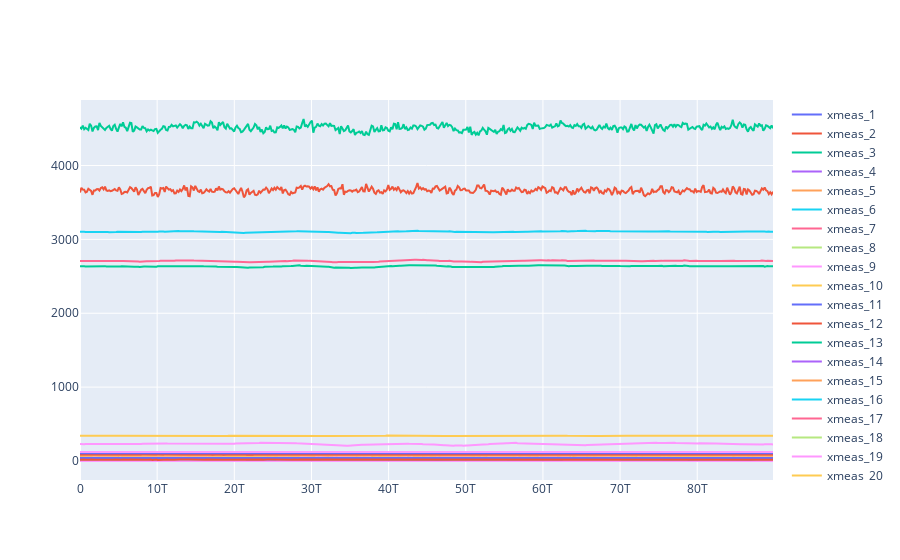

This figure's notebook cell:
### Code cell
fig = go.Figure([
    go.Scatter(x=normal_sim.index, y=normal_sim[col], name=col) for col in normal_sim.columns
])
fig.show()

### Figure 1 — Plotly figure (JSON) as saved in the notebook; plotly's stock layout.template omitted (floating-point values rounded to 4 significant figures; data arrays with more than 128 entries replaced by an {"elided": "..."} marker saying what was removed)
{"data": [{"name": "xmeas_1", "type": "scatter", "x": {"elided": "500 int values"}, "y": {"elided": "500 float values"}}, {"name": "xmeas_2", "type": "scatter", "x": {"elided": "500 int values"}, "y": {"elided": "500 float values"}}, {"name": "xmeas_3", "type": "scatter", "x": {"elided": "500 int values"}, "y": {"elided": "500 float values"}}, {"name": "xmeas_4", "type": "scatter", "x": {"elided": "500 int values"}, "y": {"elided": "500 float values"}}, {"name": "xmeas_5", "type": "scatter", "x": {"elided": "500 int values"}, "y": {"elided": "500 float values"}}, {"name": "xmeas_6", "type": "scatter", "x": {"elided": "500 int values"}, "y": {"elided": "500 float values"}}, {"name": "xmeas_7", "type": "scatter", "x": {"elided": "500 int values"}, "y": {"elided": "500 float values"}}, {"name": "xmeas_8", "type": "scatter", "x": {"elided": "500 int values"}, "y": {"elided": "500 float values"}}, {"name": "xmeas_9", "type": "scatter", "x": {"elided": "500 int values"}, "y": {"elided": "500 float values"}}, {"name": "xmeas_10", "type": "scatter", "x": {"elided": "500 int values"}, "y": {"elided": "500 float values"}}, {"name": "xmeas_11", "type": "scatter", "x": {"elided": "500 int values"}, "y": {"elided": "500 float values"}}, {"name": "xmeas_12", "type": "scatter", "x": {"elided": "500 int values"}, "y": {"elided": "500 float values"}}, {"name": "xmeas_13", "type": "scatter", "x": {"elided": "500 int values"}, "y": {"elided": "500 float values"}}, {"name": "xmeas_14", "type": "scatter", "x": {"elided": "500 int values"}, "y": {"elided": "500 float values"}}, {"name": "xmeas_15", "type": "scatter", "x": {"elided": "500 int values"}, "y": {"elided": "500 float values"}}, {"name": "xmeas_16", "type": "scatter", "x": {"elided": "500 int values"}, "y": {"elided": "500 float values"}}, {"name": "xmeas_17", "type": "scatter", "x": {"elided": "500 int values"}, "y": {"elided": "500 float values"}}, {"name": "xmeas_18", "type": "scatter", "x": {"elided": "500 int values"}, "y": {"elided": "500 float values"}}, {"name": "xmeas_19", "type": "scatter", "x": {"elided": "500 int values"}, "y": {"elided": "500 float values"}}, {"name": "xmeas_20", "type": "scatter", "x": {"elided": "500 int values"}, "y": {"elided": "500 float values"}}, {"name": "xmeas_21", "type": "scatter", "x": {"elided": "500 int values"}, "y": {"elided": "500 float values"}}, {"name": "xmeas_22", "type": "scatter", "x": {"elided": "500 int values"}, "y": {"elided": "500 float values"}}, {"name": "xmeas_23", "type": "scatter", "x": {"elided": "500 int values"}, "y": {"elided": "500 float values"}}, {"name": "xmeas_24", "type": "scatter", "x": {"elided": "500 int values"}, "y": {"elided": "500 float values"}}, {"name": "xmeas_25", "type": "scatter", "x": {"elided": "500 int values"}, "y": {"elided": "500 float values"}}, {"name": "xmeas_26", "type": "scatter", "x": {"elided": "500 int values"}, "y": {"elided": "500 float values"}}, {"name": "xmeas_27", "type": "scatter", "x": {"elided": "500 int values"}, "y": {"elided": "500 float values"}}, {"name": "xmeas_28", "type": "scatter", "x": {"elided": "500 int values"}, "y": {"elided": "500 float values"}}, {"name": "xmeas_29", "type": "scatter", "x": {"elided": "500 int values"}, "y": {"elided": "500 float values"}}, {"name": "xmeas_30", "type": "scatter", "x": {"elided": "500 int values"}, "y": {"elided": "500 float values"}}, {"name": "xmeas_31", "type": "scatter", "x": {"elided": "500 int values"}, "y": {"elided": "500 float values"}}, {"name": "xmeas_32", "type": "scatter", "x": {"elided": "500 int values"}, "y": {"elided": "500 float values"}}, {"name": "xmeas_33", "type": "scatter", "x": {"elided": "500 int values"}, "y": {"elided": "500 float values"}}, {"name": "xmeas_34", "type": "scatter", "x": {"elided": "500 int values"}, "y": {"elided": "500 float values"}}, {"name": "xmeas_35", "type": "scatter", "x": {"elided": "500 int values"}, "y": {"elided": "500 float values"}}, {"name": "xmeas_36", "type": "scatter", "x": {"elided": "500 int values"}, "y": {"elided": "500 float values"}}, {"name": "xmeas_37", "type": "scatter", "x": {"elided": "500 int values"}, "y": {"elided": "500 float values"}}, {"name": "xmeas_38", "type": "scatter", "x": {"elided": "500 int values"}, "y": {"elided": "500 float values"}}, {"name": "xmeas_39", "type": "scatter", "x": {"elided": "500 int values"}, "y": {"elided": "500 float values"}}, {"name": "xmeas_40", "type": "scatter", "x": {"elided": "500 int values"}, "y": {"elided": "500 float values"}}, {"name": "xmeas_41", "type": "scatter", "x": {"elided": "500 int values"}, "y": {"elided": "500 float values"}}, {"name": "xmv_1", "type": "scatter", "x": {"elided": "500 int values"}, "y": {"elided": "500 float values"}}, {"name": "xmv_2", "type": "scatter", "x": {"elided": "500 int values"}, "y": {"elided": "500 float values"}}, {"name": "xmv_3", "type": "scatter", "x": {"elided": "500 int values"}, "y": {"elided": "500 float values"}}, {"name": "xmv_4", "type": "scatter", "x": {"elided": "500 int values"}, "y": {"elided": "500 float values"}}, {"name": "xmv_5", "type": "scatter", "x": {"elided": "500 int values"}, "y": {"elided": "500 float values"}}, {"name": "xmv_6", "type": "scatter", "x": {"elided": "500 int values"}, "y": {"elided": "500 float values"}}, {"name": "xmv_7", "type": "scatter", "x": {"elided": "500 int values"}, "y": {"elided": "500 float values"}}, {"name": "xmv_8", "type": "scatter", "x": {"elided": "500 int values"}, "y": {"elided": "500 float values"}}, {"name": "xmv_9", "type": "scatter", "x": {"elided": "500 int values"}, "y": {"elided": "500 float values"}}, {"name": "xmv_10", "type": "scatter", "x": {"elided": "500 int values"}, "y": {"elided": "500 float values"}}, {"name": "xmv_11", "type": "scatter", "x": {"elided": "500 int values"}, "y": {"elided": "500 float values"}}], "layout": {}}
